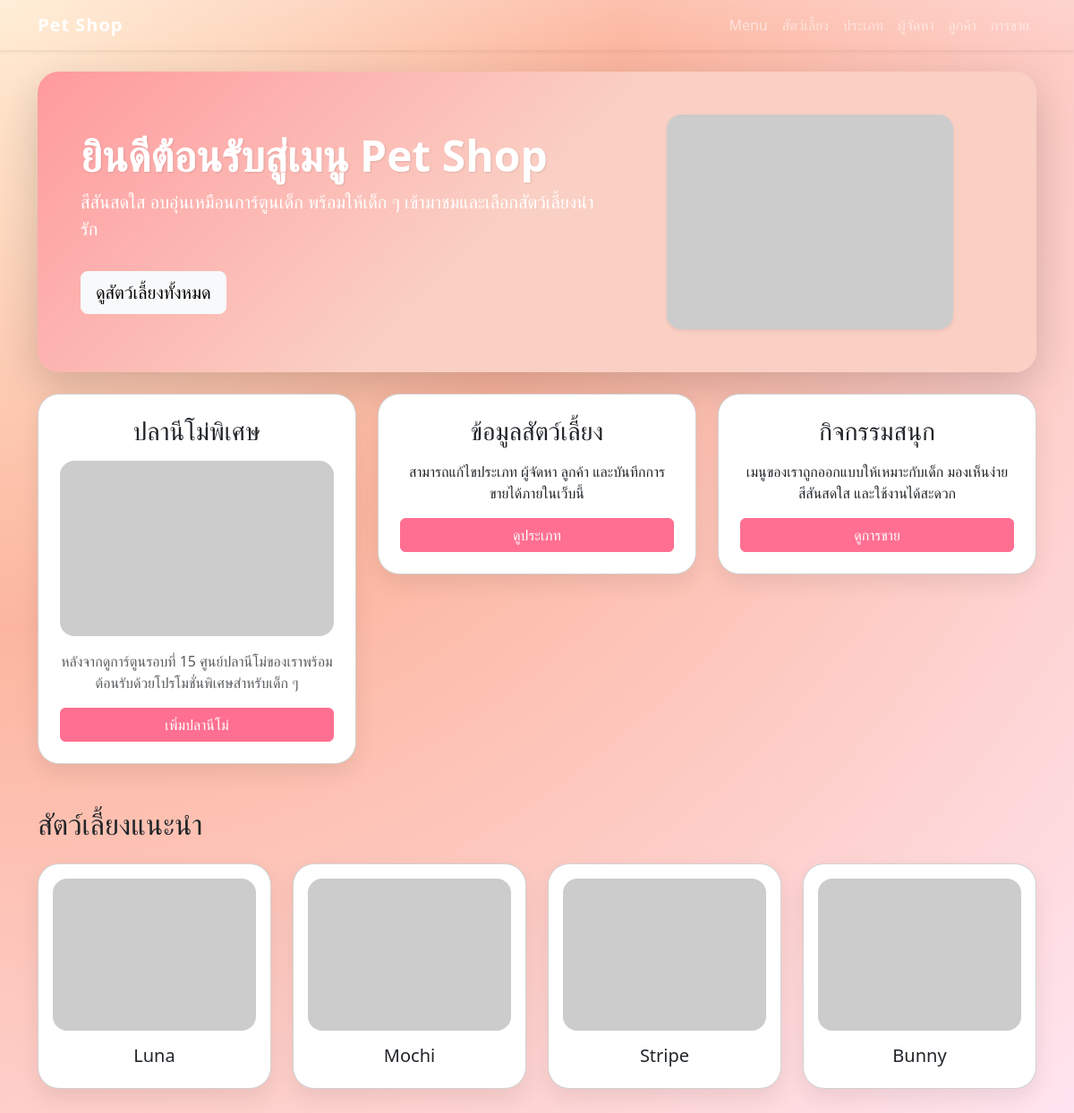
The page /menu on the database its author committed.
### tables this page shows
CREATE TABLE pets (
    pet_id INTEGER PRIMARY KEY AUTOINCREMENT,
    name VARCHAR(100) NOT NULL,
    category_id INTEGER NOT NULL,
    supplier_id INTEGER NOT NULL,
    age_months INTEGER NOT NULL CHECK(age_months >= 0),
    price DECIMAL(10, 2) NOT NULL CHECK(price > 0),
    status VARCHAR(20) DEFAULT 'Available',
    color VARCHAR(50),
    description TEXT,
    photo_url VARCHAR(255),
    created_at TIMESTAMP DEFAULT CURRENT_TIMESTAMP,
    FOREIGN KEY (category_id) REFERENCES categories(category_id),
    FOREIGN KEY (supplier_id) REFERENCES suppliers(supplier_id)
);

### app.py (the view)
@app.route("/menu")
def menu():
    conn = get_db_connection()
    featured = conn.execute("SELECT * FROM pets WHERE name = 'Nemo'").fetchone()
    pets = conn.execute(
        "SELECT name, photo_url FROM pets WHERE photo_url IS NOT NULL AND photo_url != '' ORDER BY RANDOM() LIMIT 4"
    ).fetchall()
    conn.close()
    return render_template(
        "menu.html",
        featured=featured,
        pets=pets,
        default_photo_url=default_photo_url(),
    )

### app.py (called while the page is built)
def get_db_connection():
    conn = sqlite3.connect(DB_PATH)
    conn.row_factory = sqlite3.Row
    conn.execute("PRAGMA foreign_keys = ON")
    return conn

def default_photo_url():
    return "https://via.placeholder.com/160x120.png?text=Pet+Image"

### templates/menu.html
{% extends 'base.html' %}
{% block content %}
<div class="menu-banner p-5 mb-4 text-white shadow-lg">
  <div class="row align-items-center">
    <div class="col-lg-7">
      <h1 class="display-5 fw-bold hero-title">ยินดีต้อนรับสู่เมนู Pet Shop</h1>
      <p class="lead">สีสันสดใส อบอุ่นเหมือนการ์ตูนเด็ก พร้อมให้เด็ก ๆ เข้ามาชมและเลือกสัตว์เลี้ยงน่ารัก</p>
      <a href="{{ url_for('index') }}" class="btn btn-light btn-lg mt-3">ดูสัตว์เลี้ยงทั้งหมด</a>
    </div>
    <div class="col-lg-5 text-center">
      <img src="https://via.placeholder.com/320x240.png?text=Cute+Pet+Menu" alt="Menu" class="img-fluid rounded-4 shadow-sm mt-3 mt-lg-0">
    </div>
  </div>
</div>
<div class="row gy-4">
  <div class="col-lg-4">
    <div class="card card-fun p-4 text-center bg-white">
      <h3 class="mb-3">ปลานีโม่พิเศษ</h3>
      <img src="https://via.placeholder.com/280x180.png?text=Nemo" class="img-fluid rounded-4 mb-3" alt="Nemo" />
      <p class="text-muted">หลังจากดูการ์ตูนรอบที่ 15 ศูนย์ปลานีโม่ของเราพร้อมต้อนรับด้วยโปรโมชั่นพิเศษสำหรับเด็ก ๆ</p>
      <a href="{{ url_for('create_pet') }}" class="btn btn-primary">เพิ่มปลานีโม่</a>
    </div>
  </div>
  <div class="col-lg-4">
    <div class="card card-fun p-4 text-center bg-white">
      <h3 class="mb-3">ข้อมูลสัตว์เลี้ยง</h3>
      <p>สามารถแก้ไขประเภท ผู้จัดหา ลูกค้า และบันทึกการขายได้ภายในเว็บนี้</p>
      <a href="{{ url_for('categories') }}" class="btn btn-primary">ดูประเภท</a>
    </div>
  </div>
  <div class="col-lg-4">
    <div class="card card-fun p-4 text-center bg-white">
      <h3 class="mb-3">กิจกรรมสนุก</h3>
      <p>เมนูของเราถูกออกแบบให้เหมาะกับเด็ก มองเห็นง่าย สีสันสดใส และใช้งานได้สะดวก</p>
      <a href="{{ url_for('sales') }}" class="btn btn-primary">ดูการขาย</a>
    </div>
  </div>
</div>
<div class="mt-5">
  <h2 class="mb-4">สัตว์เลี้ยงแนะนำ</h2>
  <div class="row gy-4">
    {% for pet in pets %}
    <div class="col-md-6 col-lg-3">
      <div class="card card-fun p-3 text-center">
        <img src="{{ pet['photo_url'] or default_photo_url }}" class="img-fluid rounded-4 mb-3" alt="{{ pet['name'] }}">
        <h5>{{ pet['name'] }}</h5>
      </div>
    </div>
    {% endfor %}
  </div>
</div>
{% endblock %}

### templates/base.html (style rules this page uses)
body { background: radial-gradient(circle at top left, #ffecd2, #fcb69f 40%, #ffe5f1 100%); min-height: 100vh; }
.menu-banner { background: linear-gradient(135deg, #ff9a9e 0%, #fad0c4 48%, #fad0c4 100%); border-radius: 24px; }
.card-fun { border-radius: 24px; box-shadow: 0 10px 25px rgba(0, 0, 0, 0.08); }
.hero-title { text-shadow: 1px 1px 2px rgba(0, 0, 0, 0.1); }
.btn-primary { background: #ff6f91; border-color: #ff6f91; }

### rows shown on the page
pets: name "Luna"
pets: name "Mochi"
pets: name "Stripe"
pets: name "Bunny"
